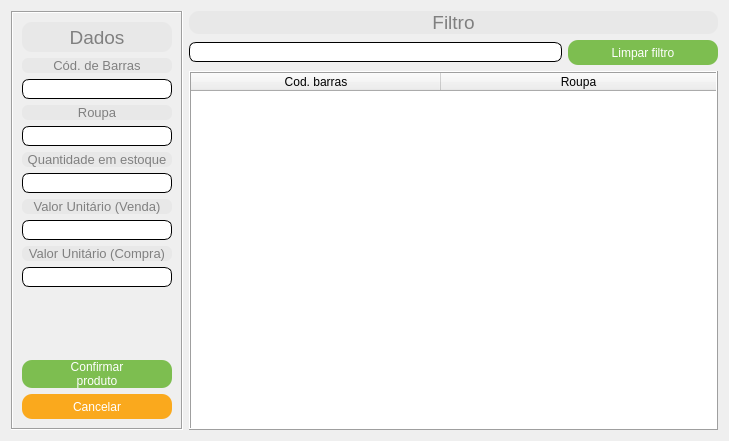
<?xml version="1.0" encoding="UTF-8"?>
<ui version="4.0">
 <class>fm_roupaNovaVenda_pesquisar</class>
 <widget class="QDialog" name="fm_roupaNovaVenda_pesquisar">
  <property name="geometry">
   <rect>
    <x>0</x>
    <y>0</y>
    <width>729</width>
    <height>441</height>
   </rect>
  </property>
  <property name="windowTitle">
   <string>Pesquisar produto</string>
  </property>
  <layout class="QGridLayout" name="gridLayout">
   <item row="0" column="0" rowspan="2">
    <widget class="QFrame" name="frame">
     <property name="sizePolicy">
      <sizepolicy hsizetype="Maximum" vsizetype="Preferred">
       <horstretch>0</horstretch>
       <verstretch>0</verstretch>
      </sizepolicy>
     </property>
     <property name="frameShape">
      <enum>QFrame::Box</enum>
     </property>
     <property name="frameShadow">
      <enum>QFrame::Sunken</enum>
     </property>
     <property name="lineWidth">
      <number>1</number>
     </property>
     <property name="midLineWidth">
      <number>0</number>
     </property>
     <layout class="QVBoxLayout" name="verticalLayout">
      <item>
       <widget class="QLabel" name="label">
        <property name="sizePolicy">
         <sizepolicy hsizetype="Preferred" vsizetype="Preferred">
          <horstretch>0</horstretch>
          <verstretch>0</verstretch>
         </sizepolicy>
        </property>
        <property name="minimumSize">
         <size>
          <width>150</width>
          <height>30</height>
         </size>
        </property>
        <property name="styleSheet">
         <string notr="true">QLabel{
background:#e8e8e8;
color:#808080;
font-size:14pt;
border:none;
border-radius:10px;
}</string>
        </property>
        <property name="text">
         <string>Dados</string>
        </property>
        <property name="alignment">
         <set>Qt::AlignCenter</set>
        </property>
       </widget>
      </item>
      <item>
       <widget class="QLabel" name="lbCodBarras">
        <property name="sizePolicy">
         <sizepolicy hsizetype="Preferred" vsizetype="Preferred">
          <horstretch>0</horstretch>
          <verstretch>0</verstretch>
         </sizepolicy>
        </property>
        <property name="styleSheet">
         <string notr="true">QLabel{
background:#e8e8e8;
color:#808080;
font-size:10pt;
border:none;
border-radius:6px;
}</string>
        </property>
        <property name="text">
         <string>Cód. de Barras</string>
        </property>
        <property name="alignment">
         <set>Qt::AlignCenter</set>
        </property>
       </widget>
      </item>
      <item>
       <widget class="QLineEdit" name="lineCodBarras">
        <property name="sizePolicy">
         <sizepolicy hsizetype="Preferred" vsizetype="Preferred">
          <horstretch>0</horstretch>
          <verstretch>0</verstretch>
         </sizepolicy>
        </property>
        <property name="minimumSize">
         <size>
          <width>150</width>
          <height>20</height>
         </size>
        </property>
        <property name="styleSheet">
         <string notr="true">QLineEdit:enabled{background:#ffffff;}
QLineEdit:disabled{background:#e7e7e7;}

QLineEdit{
color:#0055ff;
font-size:9pt;
border-radius:7px;
border:1px solid black;
}</string>
        </property>
        <property name="maxLength">
         <number>150</number>
        </property>
        <property name="readOnly">
         <bool>true</bool>
        </property>
       </widget>
      </item>
      <item>
       <widget class="QLabel" name="lbRoupa">
        <property name="sizePolicy">
         <sizepolicy hsizetype="Preferred" vsizetype="Preferred">
          <horstretch>0</horstretch>
          <verstretch>0</verstretch>
         </sizepolicy>
        </property>
        <property name="styleSheet">
         <string notr="true">QLabel{
background:#e8e8e8;
color:#808080;
font-size:10pt;
border:none;
border-radius:6px;
}</string>
        </property>
        <property name="text">
         <string>Roupa</string>
        </property>
        <property name="alignment">
         <set>Qt::AlignCenter</set>
        </property>
       </widget>
      </item>
      <item>
       <widget class="QLineEdit" name="lineRoupa">
        <property name="sizePolicy">
         <sizepolicy hsizetype="Preferred" vsizetype="Preferred">
          <horstretch>0</horstretch>
          <verstretch>0</verstretch>
         </sizepolicy>
        </property>
        <property name="minimumSize">
         <size>
          <width>150</width>
          <height>20</height>
         </size>
        </property>
        <property name="styleSheet">
         <string notr="true">QLineEdit:enabled{background:#ffffff;}
QLineEdit:disabled{background:#e7e7e7;}

QLineEdit{
color:#0055ff;
font-size:9pt;
border-radius:7px;
border:1px solid black;
}</string>
        </property>
        <property name="maxLength">
         <number>11</number>
        </property>
        <property name="readOnly">
         <bool>true</bool>
        </property>
       </widget>
      </item>
      <item>
       <widget class="QLabel" name="lbQtd">
        <property name="sizePolicy">
         <sizepolicy hsizetype="Preferred" vsizetype="Preferred">
          <horstretch>0</horstretch>
          <verstretch>0</verstretch>
         </sizepolicy>
        </property>
        <property name="styleSheet">
         <string notr="true">QLabel{
background:#e8e8e8;
color:#808080;
font-size:10pt;
border:none;
border-radius:6px;
}</string>
        </property>
        <property name="text">
         <string>Quantidade em estoque</string>
        </property>
        <property name="alignment">
         <set>Qt::AlignCenter</set>
        </property>
       </widget>
      </item>
      <item>
       <widget class="QLineEdit" name="lineQtd">
        <property name="sizePolicy">
         <sizepolicy hsizetype="Preferred" vsizetype="Preferred">
          <horstretch>0</horstretch>
          <verstretch>0</verstretch>
         </sizepolicy>
        </property>
        <property name="minimumSize">
         <size>
          <width>150</width>
          <height>20</height>
         </size>
        </property>
        <property name="styleSheet">
         <string notr="true">QLineEdit:enabled{background:#ffffff;}
QLineEdit:disabled{background:#e7e7e7;}

QLineEdit{
color:#0055ff;
font-size:9pt;
border-radius:7px;
border:1px solid black;
}</string>
        </property>
        <property name="maxLength">
         <number>15</number>
        </property>
        <property name="readOnly">
         <bool>true</bool>
        </property>
       </widget>
      </item>
      <item>
       <widget class="QLabel" name="lbValorUmV">
        <property name="sizePolicy">
         <sizepolicy hsizetype="Preferred" vsizetype="Preferred">
          <horstretch>0</horstretch>
          <verstretch>0</verstretch>
         </sizepolicy>
        </property>
        <property name="styleSheet">
         <string notr="true">QLabel{
background:#e8e8e8;
color:#808080;
font-size:10pt;
border:none;
border-radius:6px;
}</string>
        </property>
        <property name="text">
         <string>Valor Unitário (Venda)</string>
        </property>
        <property name="alignment">
         <set>Qt::AlignCenter</set>
        </property>
       </widget>
      </item>
      <item>
       <widget class="QLineEdit" name="lineValorUmV">
        <property name="sizePolicy">
         <sizepolicy hsizetype="Preferred" vsizetype="Preferred">
          <horstretch>0</horstretch>
          <verstretch>0</verstretch>
         </sizepolicy>
        </property>
        <property name="minimumSize">
         <size>
          <width>150</width>
          <height>20</height>
         </size>
        </property>
        <property name="styleSheet">
         <string notr="true">QLineEdit:enabled{background:#ffffff;}
QLineEdit:disabled{background:#e7e7e7;}

QLineEdit{
color:#0055ff;
font-size:9pt;
border-radius:7px;
border:1px solid black;
}</string>
        </property>
        <property name="maxLength">
         <number>15</number>
        </property>
        <property name="readOnly">
         <bool>true</bool>
        </property>
       </widget>
      </item>
      <item>
       <widget class="QLabel" name="lbValorUmC">
        <property name="sizePolicy">
         <sizepolicy hsizetype="Preferred" vsizetype="Preferred">
          <horstretch>0</horstretch>
          <verstretch>0</verstretch>
         </sizepolicy>
        </property>
        <property name="styleSheet">
         <string notr="true">QLabel{
background:#e8e8e8;
color:#808080;
font-size:10pt;
border:none;
border-radius:6px;
}</string>
        </property>
        <property name="text">
         <string>Valor Unitário (Compra)</string>
        </property>
        <property name="alignment">
         <set>Qt::AlignCenter</set>
        </property>
       </widget>
      </item>
      <item>
       <widget class="QLineEdit" name="lineValorUmC">
        <property name="sizePolicy">
         <sizepolicy hsizetype="Preferred" vsizetype="Preferred">
          <horstretch>0</horstretch>
          <verstretch>0</verstretch>
         </sizepolicy>
        </property>
        <property name="minimumSize">
         <size>
          <width>150</width>
          <height>20</height>
         </size>
        </property>
        <property name="styleSheet">
         <string notr="true">QLineEdit:enabled{background:#ffffff;}
QLineEdit:disabled{background:#e7e7e7;}

QLineEdit{
color:#0055ff;
font-size:9pt;
border-radius:7px;
border:1px solid black;
}</string>
        </property>
        <property name="maxLength">
         <number>15</number>
        </property>
        <property name="readOnly">
         <bool>true</bool>
        </property>
       </widget>
      </item>
      <item>
       <spacer name="vs">
        <property name="orientation">
         <enum>Qt::Vertical</enum>
        </property>
        <property name="sizeHint" stdset="0">
         <size>
          <width>20</width>
          <height>40</height>
         </size>
        </property>
       </spacer>
      </item>
      <item>
       <widget class="QPushButton" name="btnEditar">
        <property name="sizePolicy">
         <sizepolicy hsizetype="Preferred" vsizetype="Preferred">
          <horstretch>0</horstretch>
          <verstretch>0</verstretch>
         </sizepolicy>
        </property>
        <property name="minimumSize">
         <size>
          <width>150</width>
          <height>25</height>
         </size>
        </property>
        <property name="cursor">
         <cursorShape>PointingHandCursor</cursorShape>
        </property>
        <property name="styleSheet">
         <string notr="true">QPushButton:enabled{background:#7dbe50;}
QPushButton:disabled{background:#aaff7f;}
QPushButton:pressed{background:#aaff00;}
QPushButton{
color:#ffffff;
font-size:9pt;
border:none;
border-radius:10px;
}</string>
        </property>
        <property name="text">
         <string>Confirmar
produto</string>
        </property>
       </widget>
      </item>
      <item>
       <widget class="QPushButton" name="btnExcluir">
        <property name="sizePolicy">
         <sizepolicy hsizetype="Preferred" vsizetype="Preferred">
          <horstretch>0</horstretch>
          <verstretch>0</verstretch>
         </sizepolicy>
        </property>
        <property name="minimumSize">
         <size>
          <width>150</width>
          <height>25</height>
         </size>
        </property>
        <property name="cursor">
         <cursorShape>PointingHandCursor</cursorShape>
        </property>
        <property name="styleSheet">
         <string notr="true">QPushButton:enabled{background:#faa91d;}
QPushButton:disabled{background:#fabe50;}
QPushButton:pressed{background:#ffd500;}
QPushButton{
color:#ffffff;
font-size:9pt;
border:none;
border-radius:10px;
}</string>
        </property>
        <property name="text">
         <string>Cancelar</string>
        </property>
       </widget>
      </item>
     </layout>
    </widget>
   </item>
   <item row="0" column="1">
    <layout class="QGridLayout" name="glGestaoFiltro">
     <item row="0" column="0" colspan="2">
      <widget class="QLabel" name="lbFiltro">
       <property name="styleSheet">
        <string notr="true">QLabel{
background:#e8e8e8;
color:#808080;
font-size:14pt;
border:none;
border-radius:10px;
}</string>
       </property>
       <property name="text">
        <string>Filtro</string>
       </property>
       <property name="alignment">
        <set>Qt::AlignCenter</set>
       </property>
      </widget>
     </item>
     <item row="1" column="1">
      <widget class="QPushButton" name="btnFiltro">
       <property name="sizePolicy">
        <sizepolicy hsizetype="Preferred" vsizetype="Preferred">
         <horstretch>0</horstretch>
         <verstretch>0</verstretch>
        </sizepolicy>
       </property>
       <property name="minimumSize">
        <size>
         <width>150</width>
         <height>25</height>
        </size>
       </property>
       <property name="cursor">
        <cursorShape>PointingHandCursor</cursorShape>
       </property>
       <property name="styleSheet">
        <string notr="true">QPushButton:enabled{background:#7dbe50;}
QPushButton:disabled{background:#aaff7f;}
QPushButton:pressed{background:#aaff00;}
QPushButton{
color:#ffffff;
font-size:9pt;
border:none;
border-radius:10px;
}</string>
       </property>
       <property name="text">
        <string>Limpar filtro</string>
       </property>
      </widget>
     </item>
     <item row="1" column="0">
      <widget class="QLineEdit" name="lineFiltro">
       <property name="sizePolicy">
        <sizepolicy hsizetype="Expanding" vsizetype="Maximum">
         <horstretch>0</horstretch>
         <verstretch>0</verstretch>
        </sizepolicy>
       </property>
       <property name="minimumSize">
        <size>
         <width>150</width>
         <height>20</height>
        </size>
       </property>
       <property name="styleSheet">
        <string notr="true">QLineEdit:enabled{background:#ffffff;}
QLineEdit:disabled{background:#e7e7e7;}

QLineEdit{
color:#303030;
font-size:9pt;
border-radius:7px;
border:1px solid black;
}</string>
       </property>
       <property name="maxLength">
        <number>150</number>
       </property>
      </widget>
     </item>
    </layout>
   </item>
   <item row="1" column="1">
    <widget class="QTableWidget" name="tw">
     <property name="cursor" stdset="0">
      <cursorShape>PointingHandCursor</cursorShape>
     </property>
     <property name="styleSheet">
      <string notr="true">QTableWidget{
color:#303030;
font-size:9pt;
}</string>
     </property>
     <property name="frameShape">
      <enum>QFrame::Box</enum>
     </property>
     <property name="frameShadow">
      <enum>QFrame::Raised</enum>
     </property>
     <property name="editTriggers">
      <set>QAbstractItemView::NoEditTriggers</set>
     </property>
     <property name="selectionMode">
      <enum>QAbstractItemView::SingleSelection</enum>
     </property>
     <property name="selectionBehavior">
      <enum>QAbstractItemView::SelectRows</enum>
     </property>
     <property name="sortingEnabled">
      <bool>true</bool>
     </property>
     <attribute name="horizontalHeaderMinimumSectionSize">
      <number>50</number>
     </attribute>
     <attribute name="horizontalHeaderDefaultSectionSize">
      <number>250</number>
     </attribute>
     <attribute name="horizontalHeaderHighlightSections">
      <bool>false</bool>
     </attribute>
     <attribute name="horizontalHeaderStretchLastSection">
      <bool>true</bool>
     </attribute>
     <attribute name="verticalHeaderVisible">
      <bool>false</bool>
     </attribute>
     <attribute name="verticalHeaderHighlightSections">
      <bool>false</bool>
     </attribute>
     <column>
      <property name="text">
       <string>Cod. barras</string>
      </property>
     </column>
     <column>
      <property name="text">
       <string>Roupa</string>
      </property>
     </column>
    </widget>
   </item>
  </layout>
 </widget>
 <resources/>
 <connections/>
</ui>
